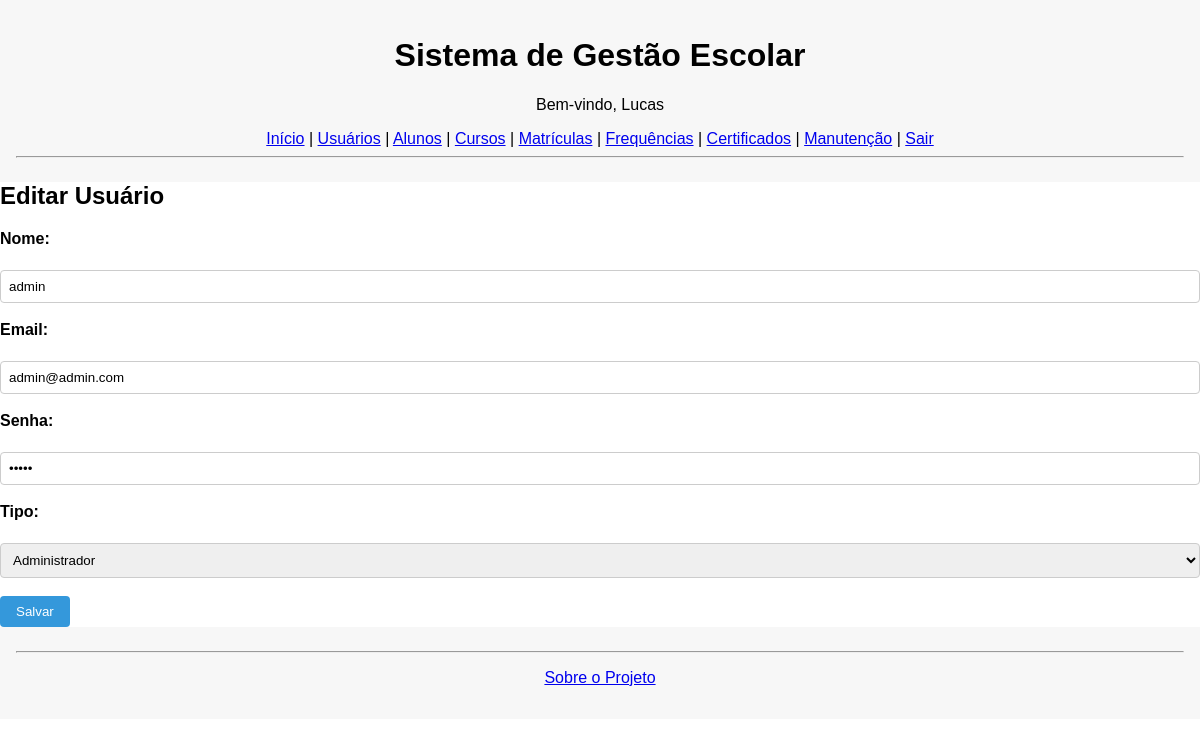
Page /usuarios/editar/1 (signed in) on the committed database.
### tables this page shows
CREATE TABLE usuarios (
            id INTEGER PRIMARY KEY AUTOINCREMENT,
            nome TEXT,
            email TEXT UNIQUE,
            senha TEXT,
            tipo TEXT CHECK(tipo IN ('Admin', 'Professor', 'Secretaria')),
            ativo INTEGER DEFAULT 1,
            created_at DATETIME DEFAULT CURRENT_TIMESTAMP
        );

### app.py (the view, shortened to what this page needs)
@app.route('/usuarios/editar/<int:id>', methods=['GET', 'POST'])
def editar_usuario(id):
    if 'usuario' not in session:
        return redirect(url_for('login'))
    usuario = buscar_usuario(id)
    return render_template('usuarios_editar.html', usuario=usuario)

### database.py (called while the page is built)
def conectar():
    con = sqlite3.connect('sge.db')
    con.row_factory = sqlite3.Row
    con.execute("PRAGMA foreign_keys = ON")
    return con

def buscar_usuario(id):
    con = conectar()
    cur = con.cursor()
    cur.execute("SELECT * FROM usuarios WHERE id = ?", (id,))
    usuario = cur.fetchone()
    con.close()
    return usuario

### templates/usuarios_editar.html (shortened to what this page needs)
{% extends "base.html" %}
{% block content %}
<h2>Editar Usuário</h2>
<form method="post">
    <label>Nome:</label><br>
    <input type="text" name="nome" value="{{ usuario['nome'] }}" required><br><br>
    <label>Email:</label><br>
    <input type="email" name="email" value="{{ usuario['email'] }}" required><br><br>
    <label>Senha:</label><br>
    <input type="password" name="senha" value="{{ usuario['senha'] }}" required><br><br>
    <label>Tipo:</label><br>
    <select name="tipo" required>
        <option value="Admin" {% if usuario['tipo'] == 'Admin' %}selected{% endif %}>Administrador</option>
    </select><br><br>
    <button type="submit">Salvar</button>
</form>
{% endblock %}

### static/css/style.css (style rules this page uses)
body { font-family: Arial, sans-serif; margin: 0; padding: 0; background-color: #ffffff; }
h2, h3 { margin-top: 0; }
label { display: block; margin-bottom: 0.25rem; font-weight: bold; }
input[type="text"], input[type="email"], input[type="password"], input[type="date"], input[type="number"], select, textarea { width: 100%; padding: 0.5rem; box-sizing: border-box; border: 1px solid #ccc; border-radius: 4px; }
button, input[type="submit"] { padding: 0.5rem 1rem; background-color: #3498db; color: #fff; border: none; border-radius: 4px; cursor: pointer; }

### rows in the picture
usuarios: nome "admin", email "admin@admin.com", tipo "Administrador"

### other values in the picture
{{ session['usuario'] }} "Lucas"
